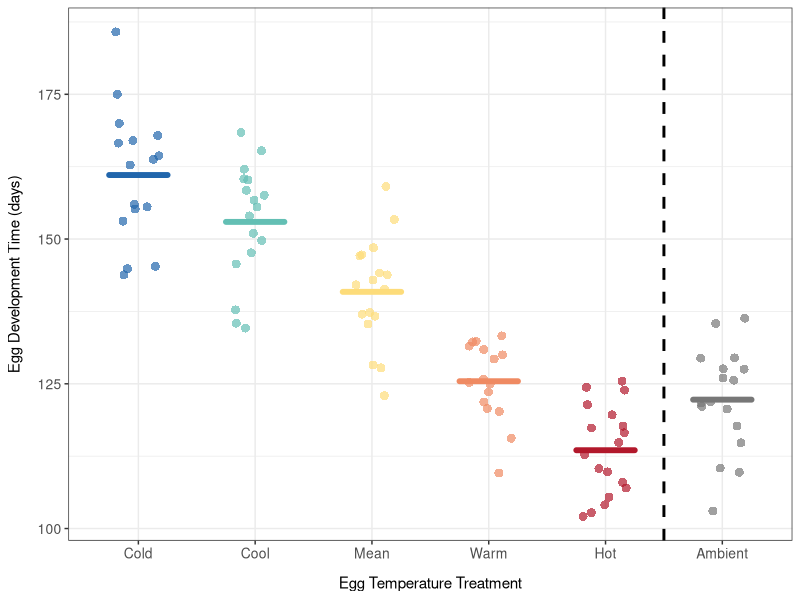
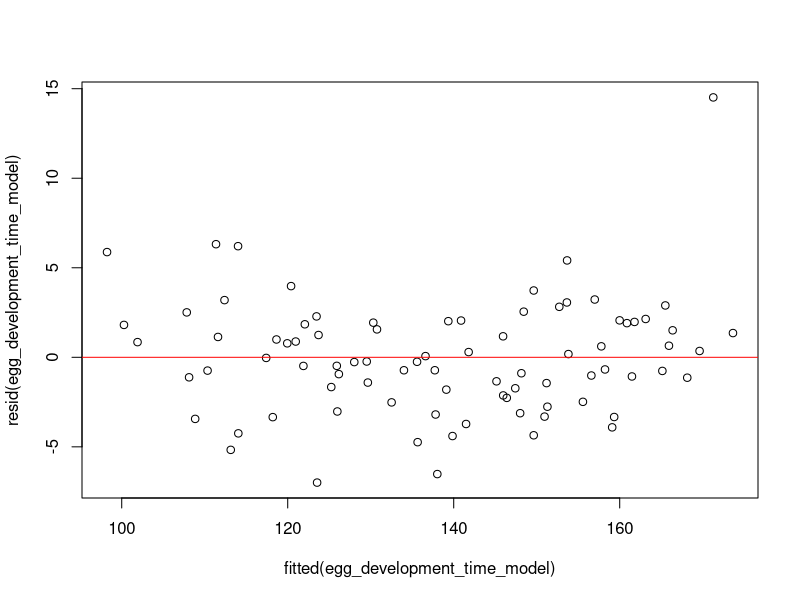
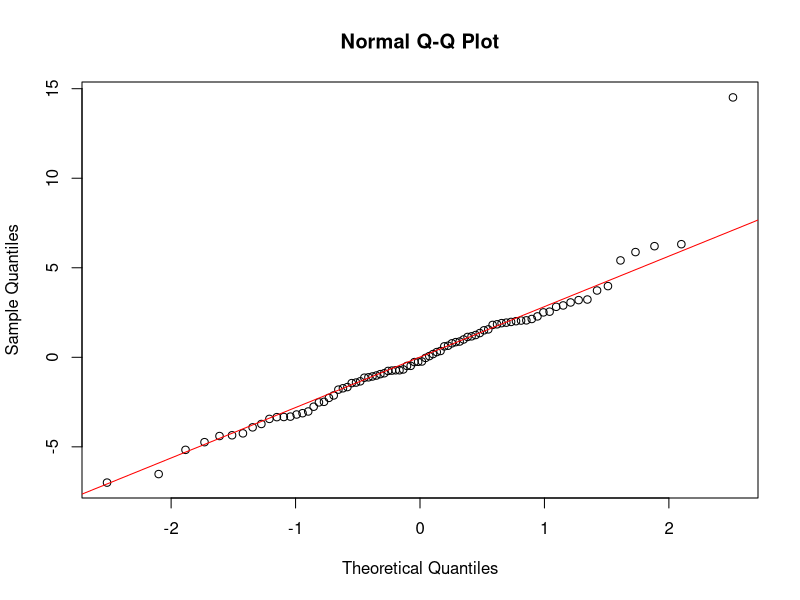
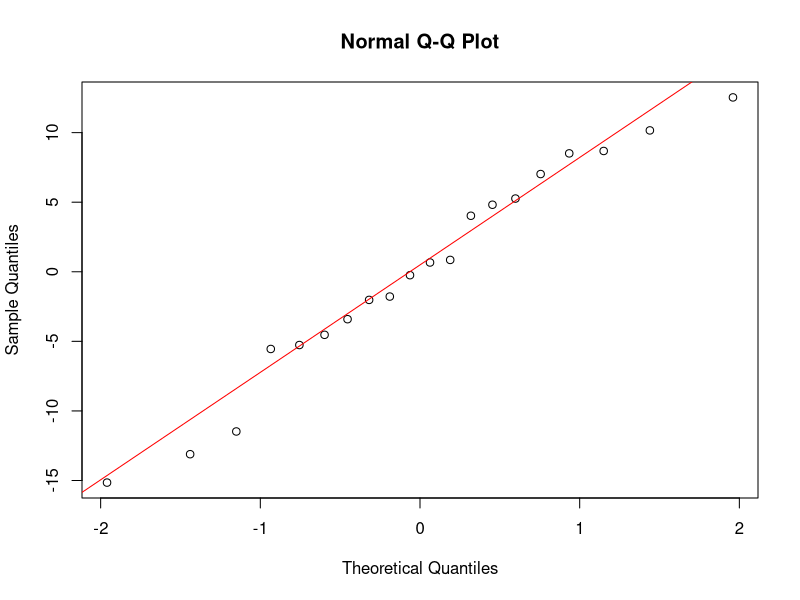
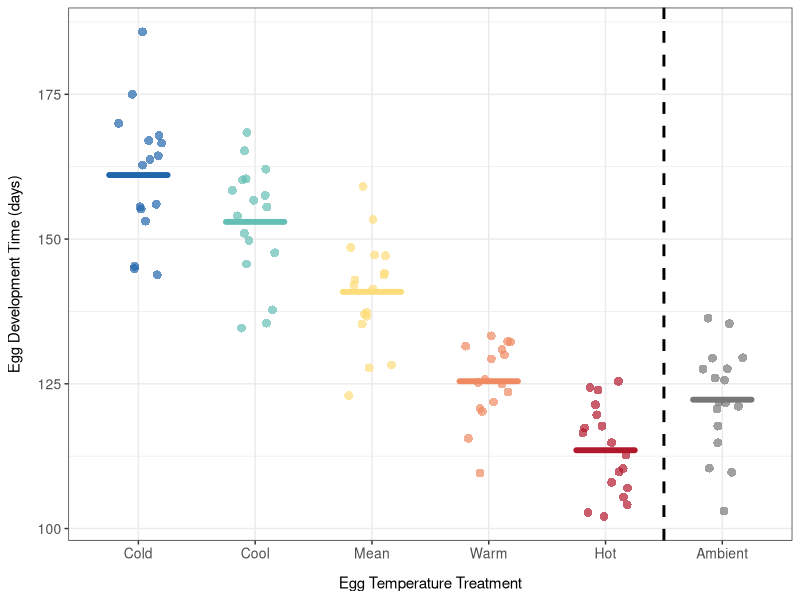

Here is the R script that generated these plots, in order:
#### DESCRIPTION ####

# This script analyses the data look at the effect of temperature on winter moth
# egg development 

#### SET UP ####

# packages
library(here)
library(tidyverse)
library(lmerTest)

# data
egg_subcltuches <- read.csv(here("data_files", "egg_subclutches.csv"))
larval_hatching <- read.csv(here("data_files", "egg_hatching_raw_NAs.csv"))
egg_temperature_treatments <- read.csv(here("data_files", "egg_temperature_treatments_daily.csv"))

# reorder temperature treatments for plots
egg_subcltuches$egg_temperature_treatment <- factor(egg_subcltuches$egg_temperature_treatment,
                                                 levels = c("cold", "cool", "mean", "warm", "hot", "ambient"))


# set up a common colour palette for plots
temperature_treatment_colours <- c("cold" = "#2166AC",
                                   "cool" = "#63BFB4",
                                   "mean" = "#FDDC7A",
                                   "warm" = "#EF8A62", 
                                   "hot" = "#B2182B",
                                   "ambient" = "#777777")

#### CALCULATE HALF-HATCH DATE ####

# transform date and larvae number to numerical format, remove the duplicate 
# subclutch and select only the rows needed
larval_hatching_transformed <- larval_hatching %>%
  mutate(date = as.Date(date, format = "%d/%m/%Y")) %>%
  mutate(day = dense_rank(date)) %>%
  filter(!is.na(number_larvae)) %>%
  mutate(number_larvae = as.integer(number_larvae)) %>%
  filter(subclutch_id != "f3.control.hot.2") %>%
  select(day, subclutch_id, number_larvae)

# find the total positive increase in larvae hatching 
larval_hatching_processed <- larval_hatching_transformed %>%
  arrange(subclutch_id, day) %>%
  group_by(subclutch_id) %>%
  mutate(change_larvae = number_larvae - lag(number_larvae)) %>%
  mutate(change_larvae = ifelse(change_larvae < 0 | is.na(change_larvae), 0, change_larvae)) %>%
  mutate(cum_larvae = cumsum(change_larvae)) %>%
  mutate(max_cum_larvae = max(cum_larvae)) %>%
  ungroup()

# calculate the proportion of larvae hatched each day in each subclutch
larval_hatching_proportions <- larval_hatching_processed %>%
  mutate(proportion_hatched = cum_larvae / max_cum_larvae) 


## subclutches with >2 larvae hatched = large

# filter the processed data for (large) subclutches with great than two larvae hatched (enough for a logistic curve)
larval_hatching_proportions_large <- larval_hatching_proportions %>%
  filter(max_cum_larvae > 2) %>%
  select(subclutch_id, day, proportion_hatched)

# calculate the median hatching day to find a good initial guess for the inflection point
median(larval_hatching_proportions_large$day)

# make a function to fit logistic curve per subclutch and extract parameters
# extract date of half-hatch and curve metrics for each tree
process_curve_dataset <- function(data) {
  #define the get_curve function which will be applied to each subclutch individually 
  get_curve <- function(rn) {
    #print the current subclutch being processed 
    print(as.character(rn$subclutch_id[1]))
    #initial guesses for the logistic model 
    a <- 0.1 #slope
    b <- 35  #inflection point when 50% hatched
    d <- 0   #lower asymptote 
    
    params <- list(a = a, b = b, d = d)
    while(TRUE) {
      params <- list(a = a, b = b, d = d)
      fit <- NULL
      try(fit <- nls(proportion_hatched ~ I(d + (1 - d) * 1/(1 + exp(-a * (day - b)))), #fit logistic growth curve using nonlinear least squares 
                     data = rn, start = params, trace = F, 
                     control = list(maxiter = 500), 
                     lower = list(a = 0, b = 0, d = 0), 
                     upper = list(a = 3, b = 160, d = 1), algorithm = "port"))
      
      if(!is.null(fit)) break;
      
      #resample params for new fit attempts
      a <- sample(seq(0.1, 2, 0.05), 1)
      b <- sample(seq(1, 50, 1), 1)
      d <- sample(seq(0, 0.6, 0.05), 1)
    }
    
    #get the half-hatch date (the x0 point where the proportion hatched is 0.5)
    #create smooth day sequence to evaluate the model over 
    s <- seq(min(rn$day), max(rn$day), length = 1000) 
    #define half-hatch date
    half <- s[which.min(abs(predict(fit, list(day = s)) - 0.5))] 
    
    #extract the coefficients from the fit
    coefs <- coef(fit)
    a <- coefs[1]
    b <- coefs[2]
    d <- coefs[3]
    
    #calculate slope at the half-hatch date using the logistic derivative formula
    half_slope <- (a * (1 - d)) / 4
    
    #return the values for the subclutch being evaluated
    return(list(fit, half, half_slope, as.character(rn$subclutch_id[1]), coefs[1], coefs[2], coefs[3]))
  }
  
  #apply the get_curve function to each subclutch ID
  rn_out <- lapply(by(data, data$subclutch_id, get_curve), identity)
  
  #combine the results into a matrix
  rn_out_matrix <- do.call(rbind, rn_out)
  
  #convert the matrix to a dataframe
  rn_hatching <- as.data.frame(rn_out_matrix)
  
  #separate the list columns into individual columns
  rn_hatching$fit <- lapply(rn_hatching$V1, as.vector)
  rn_hatching$halfdate <- unlist(rn_hatching$V2)
  rn_hatching$halfslope <- unlist(rn_hatching$V3)
  rn_hatching$subclutch_id <- unlist(rn_hatching$V4)
  rn_hatching$intercept <- unlist(rn_hatching$V5)
  rn_hatching$maxdate <- unlist(rn_hatching$V6)
  rn_hatching$maxslope <- unlist(rn_hatching$V7)
  
  #select and reorder columns needed
  rn_hatching <- rn_hatching %>%
    dplyr::select(subclutch_id, halfdate_large = halfdate, fit)
  
  return(rn_hatching)
}

# use the function on the larval hatching data
logistic_results <- process_curve_dataset(larval_hatching_proportions_large) 


## subclutches with <2 larvae hatched = small 

# filter the processed data for (smaller) subclutches with 1 or 2 larvae hatched 
larval_hatching_proportions_small<- larval_hatching_proportions %>%
  filter(max_cum_larvae < 3 & max_cum_larvae > 0) %>%
  select(subclutch_id, day, proportion_hatched)

# calculate halfdate as the day that proportion hatched equals or exceeds 50%
estimate_results <- larval_hatching_proportions_small %>%
  group_by(subclutch_id) %>%
  filter(proportion_hatched >= 0.5) %>%
  arrange(day) %>%
  slice(1) %>%
  ungroup() %>%
  select(subclutch_id, halfdate_small = day)

# match the half-hatch date estimates (for large and small) subcltuches to 
# larval hatching data from experiment two 
egg_subcltuches <- egg_subcltuches %>%
  #for subclutches with >2 larvae
  left_join(logistic_results, by = "subclutch_id") %>%
  #for subclutches with <=2 larvae
  left_join(estimate_results, by = "subclutch_id") %>% 
  mutate(halfdate = coalesce(halfdate_large, halfdate_small)) %>%
  select(-halfdate_large, -halfdate_small)

# filter the data to remove subclutches from females that were mated twice or 
# mated with a male in a different treatment
egg_subcltuches_clean <- egg_subcltuches %>%
  filter(!(female_id %in% c("f3.mean", "f7.control", "f1.cold", "f1.cool")))

# transform half-hatch date into a real date 
start_date <- as.Date("2025-03-01")
egg_subcltuches_clean$half_hatch_date <- start_date + (egg_subcltuches_clean$halfdate - 1)

# convert half-hatch date to a day (since year began)
egg_subcltuches_clean$half_hatch_day <- yday(egg_subcltuches_clean$half_hatch_date)

# save half-hatch dates to new object 
egg_subcltuches_clean_hatch <- egg_subcltuches_clean %>%
  select(-fit)

#### PLOT ####

# calculate egg development time as the number of days between first egg and half hatch
egg_subcltuches_clean_hatch$first_egg_date <- ymd(egg_subcltuches_clean_hatch$first_egg_date)
egg_subcltuches_clean_hatch$egg_development_time <- as.numeric(egg_subcltuches_clean_hatch$half_hatch_date - egg_subcltuches_clean_hatch$first_egg_date)

# save to a csv file in the data_files folder
write.csv(egg_subcltuches_clean_hatch, 
          here("data_files", "egg_subcltuches_with_egg_dev_time.csv"), row.names = FALSE)

# plot the mean egg development time for each treatment with the raw data 
egg_development_time_plot <- ggplot(egg_subcltuches_clean_hatch, 
                                    aes(x = egg_temperature_treatment, 
                                        y = egg_development_time, 
                                        fill = egg_temperature_treatment,
                                        colour = egg_temperature_treatment)) +
  geom_jitter(width = 0.2, 
              alpha = 0.7, 
              size = 3, 
              stroke = 0) +
  stat_summary(fun = mean, 
               geom = "crossbar", 
               width = 0.5,
               linewidth = 0.8, 
               alpha = 1, 
               lineend = "round") +
  geom_vline(xintercept = 5.5, 
             linetype = "dashed",
             color = "black", 
             linewidth = 1) +
  labs(x = "Egg Temperature Treatment",
       y = "Egg Development Time (days)") +
  scale_fill_manual(values = temperature_treatment_colours) +
  scale_colour_manual(values = temperature_treatment_colours) +
  scale_x_discrete(labels = c("Cold", "Cool", "Mean", "Warm", "Hot", "Ambient")) +
  theme_bw() +
  theme(axis.title = element_text(size = 11),
        axis.text = element_text(size = 10),
        axis.title.x = element_text(margin = margin(t = 10)), 
        axis.title.y = element_text(margin = margin(r = 10)),
        legend.position = "none")

# look at the output
egg_development_time_plot

# save as a png in the figures folder
ggsave(here("figures", "figure5.png"),
       plot = egg_development_time_plot, width = 6, height = 4, dpi = 300)

#### MODEL ####

# filter to remove the control 
egg_subcltuches_clean_hatch_minus_control <- egg_subcltuches_clean_hatch %>%
  filter(egg_temperature_treatment != "ambient")

# reorder the temperature treatment so that the mean is the reference
egg_subcltuches_clean_hatch_minus_control$egg_temperature_treatment <- factor(egg_subcltuches_clean_hatch_minus_control$egg_temperature_treatment, levels = c("mean", "cold", "cool", "warm", "hot"))

# convert egg development time to a numeric variable
egg_subcltuches_clean_hatch <- egg_subcltuches_clean_hatch %>%
  mutate(egg_development_time = as.numeric(as.character(egg_development_time)))

# subset the temperature data
egg_temperature_treatments <- egg_temperature_treatments %>%
  subset(select = c(cold, cool, mean, warm, hot, ambient)) %>%
  drop_na()

# calculate the mean development time for each treatment
mean_egg_development_times <-  egg_subcltuches_clean_hatch %>%
  group_by(egg_temperature_treatment) %>%
  summarise(mean_development_time = mean(egg_development_time))

# look at the output 
print(mean_egg_development_times)

# calculate the mean temperature between the egg entering the incubators and 
# the mean development time in each temperature treatment
mean_temps_eggs <- egg_temperature_treatments %>%
  mutate(time = row_number()) %>% 
  pivot_longer(cols = -time,
               names_to = "egg_temperature_treatment",
               values_to = "temperature") %>%
  left_join(mean_egg_development_times, by = "egg_temperature_treatment") %>%
  filter(time <= mean_development_time) %>%
  group_by(egg_temperature_treatment) %>%
  summarise(mean_temperature = mean(temperature))

# look at the output
mean_temps_eggs

# assign the categorical temperature treatments a numerical values using mean 
# temperature experienced before the mean development time for each treatment
egg_subcltuches_clean_hatch_minus_control <- egg_subcltuches_clean_hatch_minus_control %>%
  mutate(egg_temperature_treatment_numerical = case_when(
    egg_temperature_treatment == "mean" ~ 6.12,
    egg_temperature_treatment == "cold" ~ 2.34,
    egg_temperature_treatment == "cool" ~ 3.86,
    egg_temperature_treatment == "warm" ~ 8.39,
    egg_temperature_treatment == "hot" ~ 9.56))

# model the effect of temperature treatment on egg development time, include female ID as a random effect 
egg_development_time_model <- lmer(egg_development_time ~ egg_temperature_treatment + 
                                     (1 | female_id), data = egg_subcltuches_clean_hatch_minus_control)

# look at the output
summary(egg_development_time_model)

#### CHECK FIT ####

# compare the full model to a null model 

full_model <- lm(egg_development_time ~ egg_temperature_treatment, data = egg_subcltuches_clean_hatch_minus_control)
null_model <- lm(egg_development_time ~ 1, data = egg_subcltuches_clean_hatch_minus_control)

anova(full_model, null_model, test = "Chisq")

#### CHECK ASSUMPTIONS ####

# check the assumption of equal variance by plotting the residuals vs fitted values 
plot(fitted(egg_development_time_model), resid(egg_development_time_model)) 
abline(h = 0, col = "red")

# check the normality of the residuals 
qqnorm(resid(egg_development_time_model)) 
qqline(resid(egg_development_time_model), col = "red")

# check the normality of the random effects
egg_development_time_re <- ranef(egg_development_time_model)$female_id[[1]]
qqnorm(egg_development_time_re)
qqline(egg_development_time_re, col = "red")
